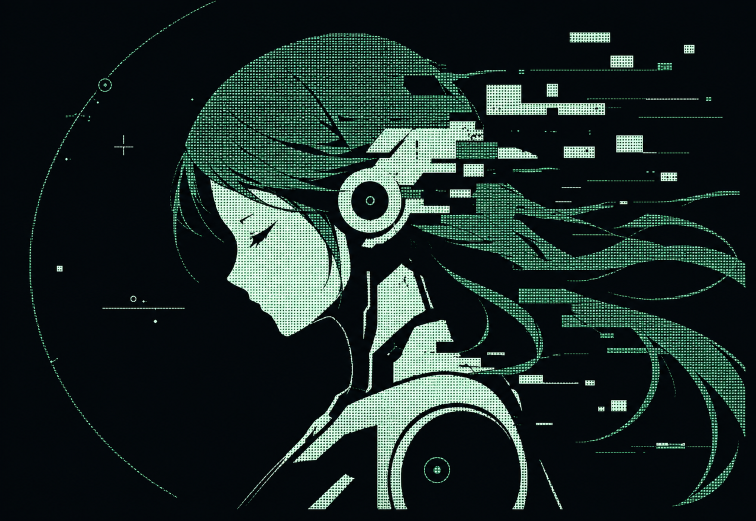
#> input picture assets/demo/amadeus-character-projection.png, 1511 x 1041 px (shown at 1/2 size)
$ python -i detect_mouth_masks.py   (imports and definitions only)
#> lines starting #> are read from the running program, lines starting #| are printed output that depends on the picture
# -*- coding: utf-8 -*-
from __future__ import annotations
"""
tools/detect_mouth_masks.py
===========================
Detect the mouth region for each expression and compute the per-frame
mouth openness curve for loop animations.

The output config/mouth_masks.json is consumed by the PixiJS mouth-sync path.

Usage:
    python tools/detect_mouth_masks.py [--debug]

Dependencies:
    pip install opencv-python numpy

Output format (config/mouth_masks.json):
{
  "normal": {
    "cx": 12.0,          # Mouth center offset from the sprite center
    "cy": 85.0,
    "width": 48.0,       # Detected mouth width
    "height": 22.0,      # Detected mouth height at maximum openness
    "curve": -0.12,      # Upper-lip curve: positive=smile, negative=frown
    "frames": [          # Per-frame openness: 0=closed, 1=max open
      0.02, 0.15, 0.41, ...
    ]
  },
  ...
}
"""

import argparse
import json
import sys
from pathlib import Path

import cv2
import numpy as np

# ──────────────────────────────────────────────
# Paths
# ──────────────────────────────────────────────

ROOT = Path(__file__).resolve().parent.parent
IMAGES_DIR = ROOT / "render" / "assets" / "images"
OUTPUT_PATH = ROOT / "config" / "mouth_masks.json"

# Vertical mouth search range relative to the non-transparent sprite bounds.
# Half-body sprites: the head is roughly 0-40%, and the mouth is around 30-42%.
MOUTH_Y_RANGE = (0.28, 0.44)

# Horizontal mouth search range relative to the non-transparent sprite bounds.
# Restrict to the center area to avoid antialiasing noise from long side hair.
MOUTH_X_CENTER_RATIO = 0.30   # Only inspect this central width ratio.

# Pixel-difference threshold for the change map.
DIFF_THRESHOLD = 18

# Morphological cleanup kernel size.
MORPH_KERNEL = 5

# ──────────────────────────────────────────────
# Helpers
# ──────────────────────────────────────────────

# [25 lines left out: functions load_frames, sprite_bbox, not called in this run]


def compute_mouth_roi(frames: list[np.ndarray], binarize_thresh: float = 0.25):
    """
    Find the mouth region on the lower face using inter-frame differences.
    Returns (roi_mask, cx, cy, width, height, curve), with coordinates centered
    on the sprite origin.

    Strategy:
    - For <= 6 frames, diff all frames against the reference frame because
      subtle static expressions need a lower threshold.
    - For longer clips, compare only the first MAX_REF_FRAMES against frames[0]
      so large hair/clothing motion does not drown out the mouth signal.
    - Apply a hard size constraint: mouth width <= sprite_width * 0.18.
    """
    h, w = frames[0].shape[:2]

    # Find the overall non-transparent sprite bounds first.
    bbox = sprite_bbox(frames[0])
    if bbox is None:
        return None
    sy0, sy1, sx0, sx1 = bbox
    sh = sy1 - sy0   # Actual sprite height.
    sw = sx1 - sx0   # Actual sprite width.

    # Mouth search ROI: vertical ratio range plus a centered horizontal band.
    roi_y0 = sy0 + int(sh * MOUTH_Y_RANGE[0])
    roi_y1 = sy0 + int(sh * MOUTH_Y_RANGE[1])
    cx_sprite = (sx0 + sx1) // 2
    half_x = int(sw * MOUTH_X_CENTER_RATIO / 2)
    roi_x0 = max(sx0, cx_sprite - half_x)
    roi_x1 = min(sx1, cx_sprite + half_x)

    # Build the change map.
    MAX_REF_FRAMES = 40   # Limit long-clip hair drift impact.
    n_frames = len(frames)
    use_n = min(n_frames, MAX_REF_FRAMES) if n_frames > 6 else n_frames
    ref = frames[0].astype(np.float32)
    change_map = np.zeros((h, w), dtype=np.float32)
    for i in range(1, use_n):
        diff = np.abs(frames[i].astype(np.float32) - ref)
        change_map += diff[:, :, :3].max(axis=2)

    # Keep only the mouth ROI.
    roi_change = np.zeros_like(change_map)
    roi_change[roi_y0:roi_y1, roi_x0:roi_x1] = change_map[roi_y0:roi_y1, roi_x0:roi_x1]

    if roi_change.max() < 1e-6:
        return None

    # Binarize to extract the most significant changing area.
    norm = roi_change / roi_change.max()
    binary = (norm > binarize_thresh).astype(np.uint8) * 255

    # Morphological cleanup: close holes, then remove noise.
    k = cv2.getStructuringElement(cv2.MORPH_ELLIPSE, (MORPH_KERNEL, MORPH_KERNEL))
    binary = cv2.morphologyEx(binary, cv2.MORPH_CLOSE, k)
    binary = cv2.morphologyEx(binary, cv2.MORPH_OPEN, k)

    contours, _ = cv2.findContours(binary, cv2.RETR_EXTERNAL, cv2.CHAIN_APPROX_SIMPLE)
    if not contours:
        return None

    # Hard mouth-width constraint. Prefer compact candidates.
    MAX_MOUTH_W = sw * 0.18
    valid = []
    for c in contours:
        if cv2.contourArea(c) < 60:
            continue
        bx, by, bw, bh = cv2.boundingRect(c)
        if bw <= MAX_MOUTH_W:
            valid.append(c)

    if not valid:
        # Width filtering removed all candidates; fall back to the narrowest contour.
        valid = [min(contours, key=lambda c: cv2.boundingRect(c)[2])]

    # Pick the largest valid candidate.
    largest = max(valid, key=cv2.contourArea)
    if cv2.contourArea(largest) < 60:
        return None

    # Fit an ellipse.
    if len(largest) >= 5:
        (ex, ey), (ea, eb), angle = cv2.fitEllipse(largest)
        mw = max(ea, eb)
        mh = min(ea, eb)
    else:
        bx, by, bw, bh = cv2.boundingRect(largest)
        ex, ey = bx + bw / 2, by + bh / 2
        mw, mh = float(bw), float(bh)

    # Clamp the final dimensions.
    mw = min(mw, MAX_MOUTH_W)
    mh = min(mh, sh * 0.12)   # Mouth height <= 12% of sprite height.

    # Estimate upper-lip curvature from the upper contour points.
    pts = largest.reshape(-1, 2)
    top_thresh = ey - mh * 0.3
    top_pts = pts[pts[:, 1] < top_thresh + 4]
    curve = 0.0
    if len(top_pts) >= 4:
        try:
            coeffs = np.polyfit(top_pts[:, 0].astype(float),
                                top_pts[:, 1].astype(float), 2)
            raw_curve = float(coeffs[0]) * (mw ** 2) / max(mh, 1.0)
            curve = float(np.clip(raw_curve, -1.5, 1.5))
        except Exception:
            pass

    # Convert to a sprite-centered coordinate system.
    cx_c = ex - w / 2
    cy_c = ey - h / 2

    roi_mask = binary
    return roi_mask, float(cx_c), float(cy_c), float(mw), float(mh), float(curve)


# [225 lines left out: functions compute_frame_openness, collect_frame_paths, process_expression, _save_debug_image, main, not called in this run]


# [2 lines not run here, left out]

>>> import cv2
>>> picture = cv2.imread('../assets/demo/amadeus-character-projection.png', cv2.IMREAD_GRAYSCALE)
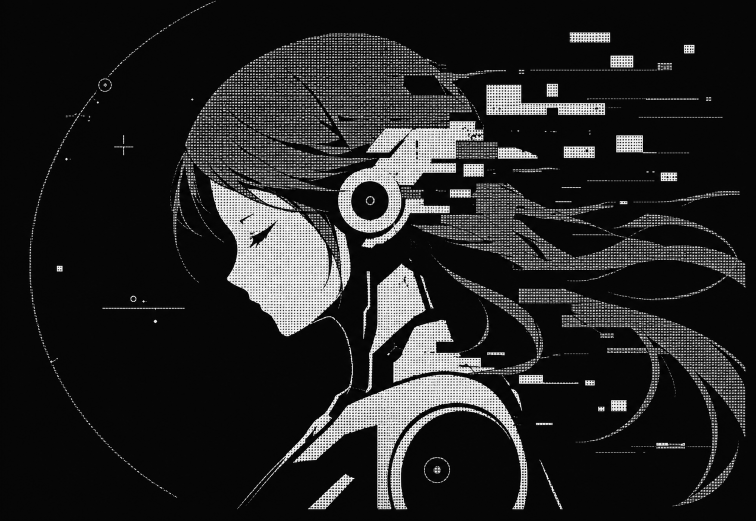
#> picture: shape (1041, 1511) (shown at 1/2 size); min 0, max 255, mean 35.9
>>> result = compute_mouth_roi(picture)
#> (the run stopped early here; a loop or call above may not have finished)
